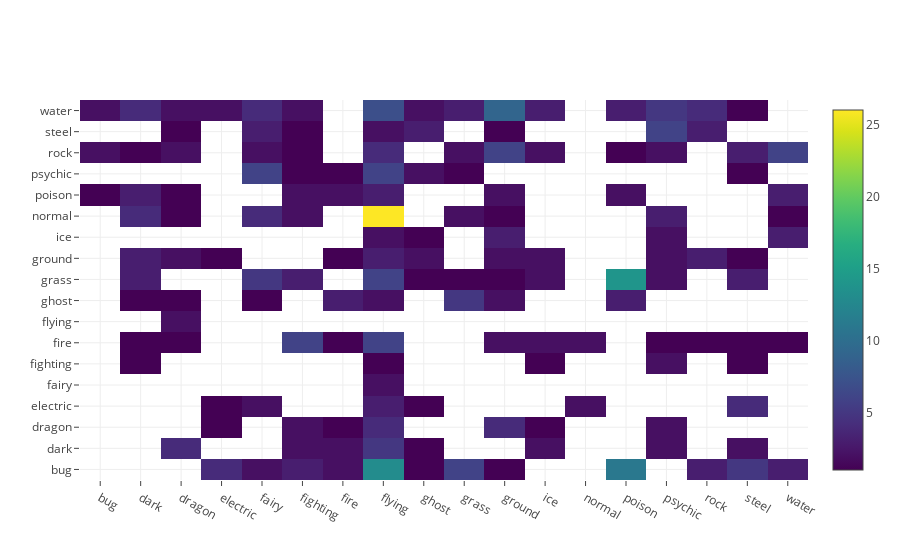

The code cell stored with this chart in its notebook:
### Code cell
trace = go.Heatmap(
    x=df.index.values,
    y=df.columns.values,
    z=df.values,
    colorscale='Viridis')
data=[trace]
offline.iplot(data, filename='annotated_heatmap_color')

### Figure 1 — Plotly figure (JSON) as saved in the notebook; plotly's stock layout.template omitted (floating-point values rounded to 4 significant figures; data arrays with more than 128 entries replaced by an {"elided": "..."} marker saying what was removed)
{"data": [{"colorscale": "Viridis", "type": "heatmap", "uid": "a85d7e15-01e6-47d1-8a02-814c4a08402f", "x": ["bug", "dark", "dragon", "electric", "fairy", "fighting", "fire", "flying", "ghost", "grass", "ground", "ice", "normal", "poison", "psychic", "rock", "steel", "water"], "y": ["bug", "dark", "dragon", "electric", "fairy", "fighting", "fire", "flying", "ghost", "grass", "ground", "ice", "normal", "poison", "psychic", "rock", "steel", "water"], "z": {"elided": "18x18 int values"}}], "layout": {"autosize": true, "xaxis": {"autorange": true, "range": [-0.5, 17.5], "type": "category"}, "yaxis": {"autorange": true, "range": [-0.5, 17.5], "type": "category"}}}
